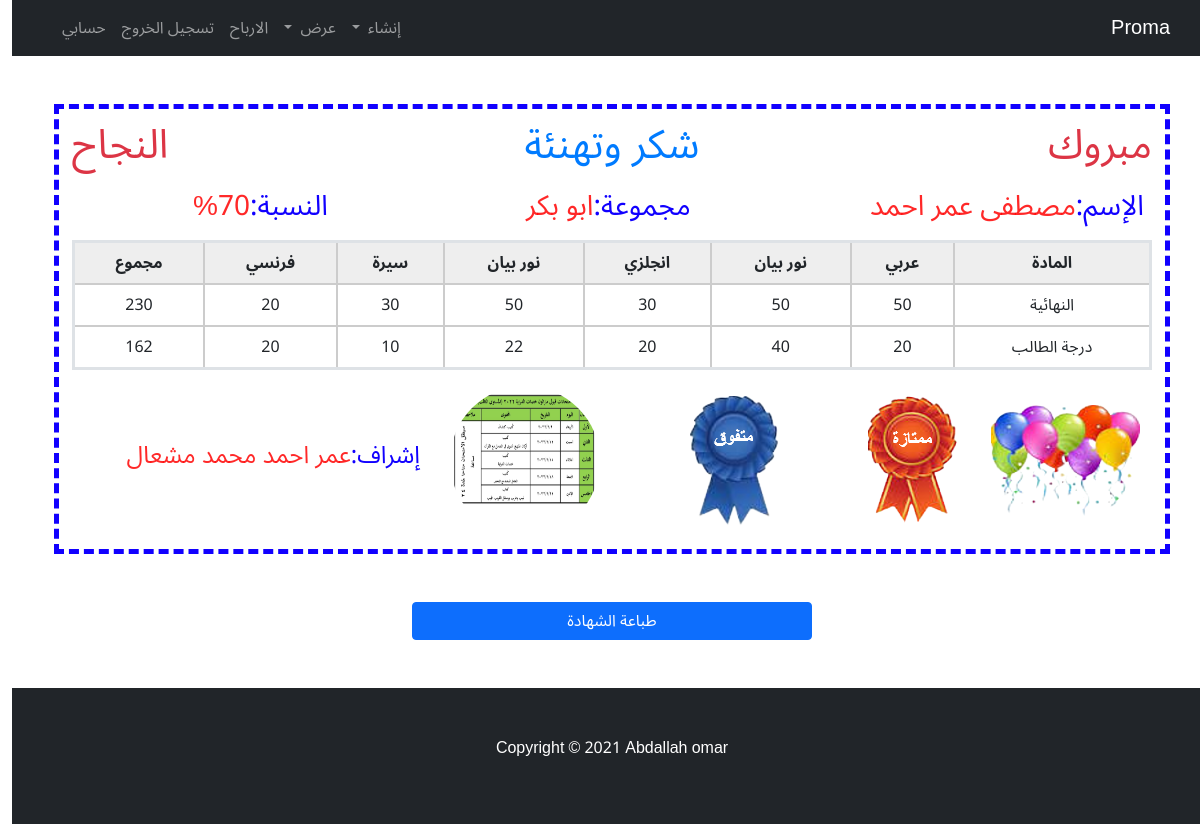
The app's page /1/darajat/5/ (signed in) with its own data.
### home_app/models.py (models this page shows, shortened)
class darajat(models.Model):
    user = models.ForeignKey(User, verbose_name=("المستخدم"), on_delete=models.CASCADE)
    profile = models.ForeignKey(Profile, verbose_name=("profile"), on_delete=models.CASCADE)
    name = models.ForeignKey(boy, verbose_name=("اسم الطالب"), on_delete=models.CASCADE, null=True)
    mada = models.ForeignKey(mawad, verbose_name=("المادة"), on_delete=models.CASCADE)
    daraja = models.IntegerField(verbose_name='درجة الطالب')
    mada1 = models.ForeignKey(mawad, verbose_name=("المادة"), on_delete=models.CASCADE,related_name='mada1')
    daraja1 = models.IntegerField(verbose_name='درجة الطالب')
    mada2 = models.ForeignKey(mawad, verbose_name=("المادة"), on_delete=models.CASCADE,related_name='mada2')
    daraja2 = models.IntegerField(verbose_name='درجة الطالب')
    mada3 = models.ForeignKey(mawad, verbose_name=("المادة"), on_delete=models.CASCADE,related_name='mada3')
    daraja3 = models.IntegerField(verbose_name='درجة الطالب')
    mada4 = models.ForeignKey(mawad, verbose_name=("المادة"), on_delete=models.CASCADE,related_name='mada4',null=True,blank=True)
    daraja4 = models.IntegerField(verbose_name='درجة الطالب' ,null=True, default='0')
    mada5 = models.ForeignKey(mawad, verbose_name=("المادة"), on_delete=models.CASCADE,related_name='mada5',null=True,blank=True)
    daraja5 = models.IntegerField(verbose_name='درجة الطالب' ,null=True, default='0')
    mada6 = models.ForeignKey(mawad, verbose_name=("المادة"), on_delete=models.CASCADE,related_name='mada6',null=True,blank=True)
    daraja6 = models.IntegerField(verbose_name='درجة الطالب',null=True, default='0')
    mada7 = models.ForeignKey(mawad, verbose_name=("المادة"), on_delete=models.CASCADE,related_name='mada7',null=True,blank=True)
    daraja7 = models.IntegerField(verbose_name='درجة الطالب',null=True, default='0')
    add_date = models.DateField(auto_now=False, auto_now_add=False, verbose_name="التاريخ",null=True,blank=True)
    def ejmale(self):
        ejmale = self.daraja + self.daraja1 + self.daraja2 +self.daraja3 + self.daraja4 + self.daraja5 + self.daraja6 + self.daraja6
        if self.daraja5:
            ejmale += self.daraja5
        if self.daraja6:
            ejmale += self.daraja6
        if self.daraja4:
            ejmale += self.daraja4
        if self.daraja7:
            ejmale += self.daraja7
        return ejmale
    def total(self):
        ejmale = self.mada.daraja + self.mada1.daraja + self.mada2.daraja + self.mada3.daraja
        if self.mada4:
            ejmale += self.mada4.daraja
        if self.mada5:
            ejmale += self.mada5.daraja
        if self.mada6:
           ejmale += self.mada6.daraja
        return ejmale
    def nesba(self):
        self_darajat = self.ejmale()
        total = self.total()
        return int((100 *self_darajat) / total)

class boy(models.Model):
    user = models.ForeignKey(User, verbose_name=("المستخدم"), on_delete=models.CASCADE)
    name = models.CharField(max_length=50, verbose_name="الاسم")
    age = models.IntegerField(verbose_name="السن")
    boy_class = models.ForeignKey("classes", verbose_name=("الفصل"), on_delete=models.PROTECT)
    number_kawme = models.IntegerField(verbose_name="الرقم القومي")
    number_phone = models.IntegerField(verbose_name="رقم الوالد او الوالدة")
    image = models.ImageField(upload_to="boys_images/", verbose_name="صورة الطفل", blank=True, null=True)
    paid = models.IntegerField(verbose_name='المبلغ المدفوع')
    date = models.DateTimeField(auto_now=True, verbose_name="التاريخ")
    add_date = models.DateField(auto_now=False,auto_now_add=False,verbose_name="التاريخ",null=True,blank=True)
    def __str__(self):
        return self.name

class classes(models.Model):
    user = models.ForeignKey(User, verbose_name=("المستخدم"), on_delete=models.CASCADE)
    name = models.CharField(max_length=50, verbose_name="اسم الفصل")
    techer = models.ForeignKey("techers", verbose_name=("المعلمة"), on_delete=models.PROTECT)
    date = models.DateTimeField(auto_now=True, verbose_name="التاريخ")
    add_date = models.DateField(auto_now=False, auto_now_add=False, verbose_name="التاريخ",null=True,blank=True)
    def __str__(self):
        return self.name

class mawad(models.Model):
    user = models.ForeignKey(User, verbose_name=("المستخدم"), on_delete=models.CASCADE)
    name = models.CharField(max_length=50, verbose_name='اسم المادة')
    daraja = models.IntegerField(verbose_name='الدرجة النهائية')
    date = models.DateField(auto_now=True)
    def __str__(self):
        return self.name

class Profile(models.Model):
    user = models.OneToOneField(User, verbose_name=("المستخدم"), on_delete=models.CASCADE)
    name = models.CharField(max_length=50, verbose_name="اسم الروضة")
    city = models.CharField(max_length=50, verbose_name="العنوان")
    name_of_admin = models.CharField(max_length=50, verbose_name="اسم المشرف")
    phone_number = models.IntegerField(verbose_name="رقم الهاتف", blank=True, null=True)
    img = models.ImageField(upload_to="user_img/", verbose_name="شعار الروضة")
    class Meta:
        verbose_name = ("Profile")
        verbose_name_plural = ("Profiles")

### home_app/views.py (the view)
# urls.py: path('<int:profile_id>/darajat/<int:id>/', darajat_detail, name="darajat_detail"),
@login_required
def darajat_detail(request, id,profile_id):
    darajat_detail = darajat.objects.filter(id=id, user=request.user,profile=profile_id)
    return render(request, 'project/darajat_detail.html', context={'darajat':darajat_detail})

### home_app/templates/project/darajat_detail.html (shortened to what this page needs)
{% extends 'base.html' %}
{% load static %}
{% block body %}
    <div class="container mt-5">
        <div style="border: 5px dashed rgb(17, 0, 255); padding:5px;" >
            <div class="row">
                <div class="col m-2" style="color:#dc3545;"><h1>مبروك</h1></div>
                <div class="col m-2 text-center" style="color: #007bff;"><h1>شكر وتهنئة</h1></div>
                <div class="col m-2 text-end" style="color:#dc3545;"><h1>النجاح</h1></div>
            </div>
            {% for darajat in darajat %}
            <div class="row m-1">
                <div class="col-5"><h3> <span style="color: rgb(17, 0, 255);">الإسم:</span><span style="color: rgba(255, 0, 0, 0.842);">{{darajat.name}}</span></h3></div>
                <div class="col-4"><h3><span style="color: rgb(17, 0, 255);">مجموعة:</span><span style="color: rgba(255, 0, 0, 0.842);">{{darajat.name.boy_class}}</span></h3></div>
                <div class="col"><h3><span style="color: rgb(17, 0, 255);">النسبة:</span><span style="color: rgba(255, 0, 0, 0.842);">{{darajat.nesba}}%</span></h3></div>
            </div>
            <div class="row m-2">
                <table class="table" border="4">
                  <tr align="center" style="background-color: #eee;font-weight: bold;">
                    <th>المادة</th>
                    <th>{{darajat.mada}}</th>
                    <th>{{darajat.mada1}}</th>
                    <th>{{darajat.mada2}}</th>
                    <th>{{darajat.mada3}}</th>
                    {% if darajat.mada4 != None %}
                      <th>{{darajat.mada4}}</th>
                    {% endif %}
                    {% if darajat.mada5 != None %}
                      <th>{{darajat.mada5}}</th>
                    {% endif %}
                    <th>مجموع</th>
                  </tr>
                  <tbody>
                    <tr align="center">
                      <td> النهائية</td>
                      <td>{{darajat.mada.daraja}}</td>
                      <td>{{darajat.mada1.daraja}}</td>
                      <td>{{darajat.mada2.daraja}}</td>
                      <td>{{darajat.mada3.daraja}}</td>
                      {% if darajat.mada4 != None %}
                      <td>{{darajat.mada4.daraja}}</td>
                      {% endif %}
                      {% if darajat.mada5 != None %}
                        <td>{{darajat.mada5.daraja}}</td>
                      {% endif %}
                      <td class="total">{{darajat.total}}</td>
                  </tr>
                  </tbody>
                  <tfoot>
                    <tr align="center">
                        <td>درجة الطالب</td>
                        <td>{{darajat.daraja}}</td>
                        <td>{{darajat.daraja1}}</td>
                        <td>{{darajat.daraja2}}</td>
                        <td>{{darajat.daraja3}}</td>
                        {% if darajat.mada4 != None %}
                          <td>{{darajat.daraja4}}</td>
                        {% endif %}
                        {% if darajat.mada5 != None %}
                          <td>{{darajat.daraja5}}</td>
                        {% endif %}
                        <td class="self_darajat">{{darajat.ejmale}}</td>
                    </tr>
                </tfoot>
                </table>
                <div class="align-content-center">
                  <div class="row" style="align-items: center;">
                    <div class="col-2"><img src="{% static 'img/image-removebg-preview.png' %}" alt="" srcset=""></div>
                    <div class="col-2"><img src="{% static 'img/image-removebg-preview (1).png' %}" alt="" srcset=""></div>
                    <div class="col-2"><img src="{% static 'img/image-removebg-preview (4).png' %}" alt="" srcset=""></div>
                    <div class="col-2"><img src="{{request.user.profile.img.url}}" style="height: 150px;width: 150px;border-radius:50%;" alt="" srcset=""></div>
                    <div class="col"><h4><span style="color: rgb(17, 0, 255);">إشراف:</span><span style="color: rgba(255, 0, 0, 0.842);">{{request.user.profile.name_of_admin}}</span></h4></div>
                  </div>
                </div>
                {% endfor %}
            </div>
        </div>
    </div>
    <div class="row mt-5">
      <div class="col text-center">
        <button onclick="window.print();" class="btn btn-primary col-4">طباعة الشهادة</button>
      </div>
    </div>
{% endblock body %}

### home_app/templates/base.html (style rules this page uses)
* { font-family: 'Noto Sans Arabic', sans-serif; }

### home_app/templates/project/darajat_detail.html (style rules this page uses)
table { width: 100%; border: 3px solid #17a2b8; }
table td,th { border: 2px solid #ccc; }

### records on screen
darajat: name "مصطفى عمر احمد", name.boy_class "ابو بكر", nesba "70", mada "عربي", mada1 "نور بيان", mada2 "انجلزي", mada3 "نور بيان", mada4 "سيرة", mada5 "فرنسي", mada.daraja "50", mada1.daraja "50", mada2.daraja "30", mada3.daraja "50", mada4.daraja "30", mada5.daraja "20", total "230", daraja "20", daraja1 "40", daraja2 "20", daraja3 "22", daraja4 "10", daraja5 "20", ejmale "162", user.profile.img (picture)

### other values on screen
{{ request.user.profile.name_of_admin }} "عمر احمد محمد مشعال"
